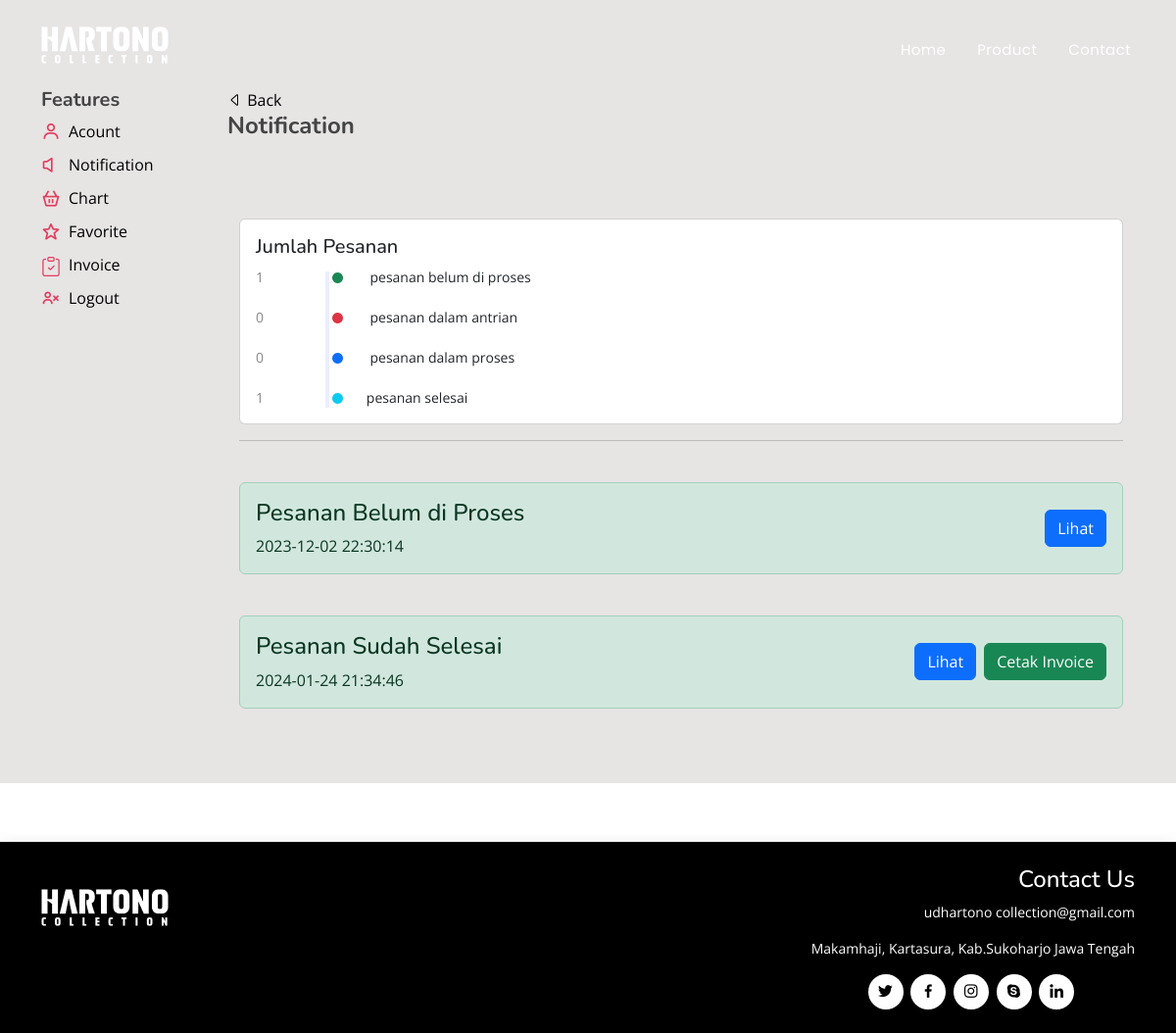
The page /pelanggan/notification.php (signed in) on the database its author committed.
### tables this page shows
CREATE TABLE `order_pelanggan` (
  `id` int(11) NOT NULL,
  `kode_pelanggan` varchar(10) NOT NULL,
  `kode_barang` varchar(10) NOT NULL,
  `jumlah_barang` int(11) NOT NULL,
  `deadline` int(11) NOT NULL,
  `tanggal_input` timestamp NOT NULL DEFAULT current_timestamp()
);

CREATE TABLE `proses_selesai` (
  `id` int(11) NOT NULL,
  `selesai_eksekusi` int(11) NOT NULL,
  `pesanan_masuk` int(11) NOT NULL,
  `deadline` int(11) NOT NULL,
  `id_pelanggan` varchar(11) NOT NULL,
  `kode_produk` varchar(255) NOT NULL,
  `harga_produk` decimal(10,2) NOT NULL,
  `jumlah_produk` int(11) NOT NULL,
  `tanggal_input` datetime DEFAULT NULL
);

### pelanggan/proses_selesai.php (the view, shortened to what this page needs)
<?php
include '../koneksi/koneksi.php';
if (isset($_SESSION['id_pelanggan'])) {
    $id_pelanggan = $_SESSION['id_pelanggan'];
    $queryProsesSelesai = "SELECT * FROM proses_selesai WHERE id_pelanggan = '$id_pelanggan' ORDER BY tanggal_input DESC";
    $resultProsesSelesai = mysqli_query($conn, $queryProsesSelesai);
    if ($resultProsesSelesai) {
        while ($rowProsesSelesai = mysqli_fetch_assoc($resultProsesSelesai)) {
            echo createProsesSelesaiNotification($rowProsesSelesai);
        }
    } else {
        echo 'Data tidak ditemukan.';
    }
} else {
    echo 'Session id_pelanggan belum di-set.';
}
function createProsesSelesaiNotification($row) {
    echo '<div class="notif">';
    echo '<svg class="bi flex-shrink-0 me-2" width="24" height="24" role="img" aria-label="Envelope:">';
    echo '<use xlink:href="#envelope-fill" />';
    echo '</svg>';
    echo '<a href="#">';
    echo '<div class="alert alert-success d-flex align-items-center" role="alert">';
    echo '<div class="">';
    echo '<h4>Pesanan Sudah Selesai</h4>';
    echo '<p>' . $row['tanggal_input'] . '</p>';
    echo '</div>';
    echo '<button class="btn btn-primary ms-auto" onclick="showPopup(\'' . $row['kode_produk'] . '\', ' . $row['jumlah_produk'] . ', ' . $row['harga_produk'] . ', \'proses_selesai\')">Lihat</button>';
    echo '<button class="btn btn-success ms-2" onclick="cetakInvoice(\'' . $row['id'] . '\')">Cetak Invoice</button>';
    echo '</div>';
    echo '</a>';
    echo '</div>';
}
?>

### pelanggan/pesanan_belum_diproses.php (shortened to what this page needs)
<?php
                                include '../koneksi/koneksi.php';
                                if (isset($_SESSION['id_pelanggan'])) {
                                    $id_pelanggan = $_SESSION['id_pelanggan'];
                                    $query = "SELECT op.*, p.nama_produk, p.harga FROM order_pelanggan op
                                            JOIN produk p ON op.kode_barang = p.id_produk
                                            WHERE op.kode_pelanggan = '$id_pelanggan'
                                            ORDER BY op.tanggal_input DESC";
                                    $result = mysqli_query($conn, $query);
                                    if ($result) {
                                        while ($row = mysqli_fetch_assoc($result)) {
                                            $total_harga = $row['jumlah_barang'] * $row['harga'];
                                echo '<div class="notif">';
                                echo '<svg class="bi flex-shrink-0 me-2" width="24" height="24" role="img" aria-label="Envelope:">';
                                echo '<use xlink:href="#envelope-fill" />';
                                echo '</svg>';
                                echo '<a href="#">';
                                echo '<div class="alert alert-success d-flex align-items-center" role="alert">';
                                echo '<div class="">';
                                echo '<h4>Pesanan Belum  di Proses</h4>';
                                echo '<p>' . $row['tanggal_input'] . '</p>';
                                echo '</div>';
                                echo '<button class="btn btn-primary ms-auto" onclick="showPopup(\'' . $row['nama_produk'] . '\', ' . $row['jumlah_barang'] . ', ' . $total_harga . ')">Lihat</button>';
                                echo '</div>';
                                echo '</a>';
                                echo '</div>';
                                        }
                                    } else {
                                        echo 'Error: ' . mysqli_error($conn);
                                    }
                                } else {
                                    echo 'Session id_pelanggan belum di-set.';
                                }
                                ?>

### pelanggan/assets/css/style.css (style rules this page uses)
body { font-family: "Open Sans", sans-serif; color: #444444; }
a { color: #000000; text-decoration: none; }
h1, h2, h3, h4, h5, h6 { font-family: "Nunito", sans-serif; }
.about .content p:last-child { margin-bottom: 0; }

### rows shown on the page
order_pelanggan: tanggal_input "2023-12-02 22:30:14"
proses_selesai: tanggal_input "2024-01-24 21:34:46"

### other values the page prints
$countPending "1"
$countQueue "0"
$countProcessing "0"
$countCompleted "1"
